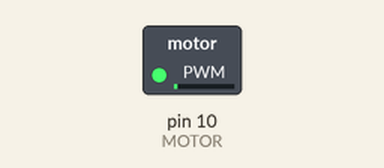
Bench run of a sketch on a simulated Arduino Uno, built with avr-gcc and run on an emulated ATmega328P. Shown: switched loads named in the sketch (green lamp = pin HIGH).

Above: at 0.05 s.
At 1.65 s:
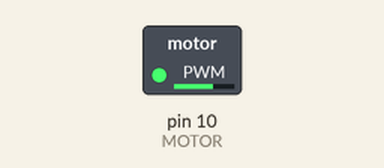
At 3.3 s:
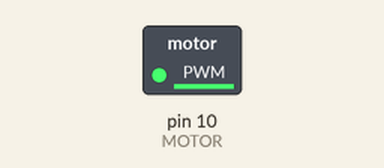
At 6.55 s:
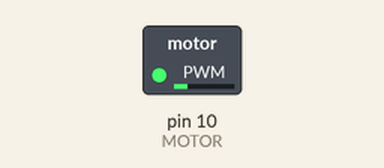
Timing chart, 0 to 11.9 s (numbered marks = the images above):
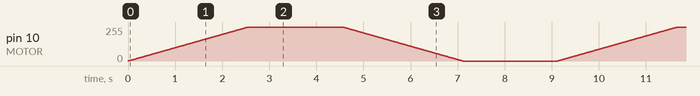

The sketch:

Motor_spin.ino
```cpp
const int MOTOR = 10;
int val = 0;

void setup() {

  pinMode(MOTOR,OUTPUT);
  //Serial.begin(9600);      // open the serial port at 9600 bps:

}

void loop() {
  int i=0;
  for(i=0;i<255;i++) {
    analogWrite(MOTOR,i);
    delay(10);
  }
  delay(2000);
  for(i=255;i>=0;i--){
    analogWrite(MOTOR,i);
    delay(10);
  }
  delay(2000);
}
```
